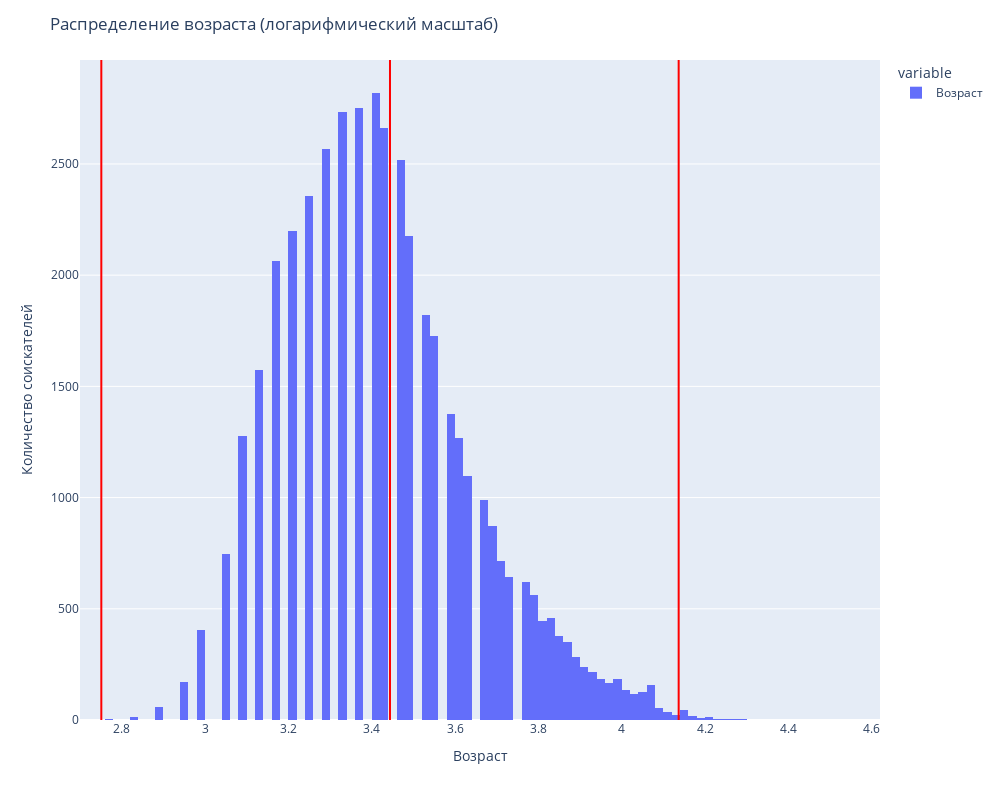

Notebook code cell kept with this figure:
### Markdown cell above
6. В результате анализа мы обнаружили потенциальные выбросы в признаке **"Возраст"**. Это оказались резюме людей чересчур преклонного возраста для поиска работы. Попробуйте построить распределение признака в **логарифмическом масштабе**. Добавьте к графику линии, отображающие **среднее и границы интервала метода трех сигм**. Напомним, сделать это можно с помощью метода axvline. Например, для построение линии среднего будет иметь вид:

`histplot.axvline(log_age.mean(), color='k', lw=2)`

В какую сторону асимметрично логарифмическое распределение? Напишите об этом в комментарии к графику.
Найдите выбросы с помощью метода z-отклонения и удалите их из данных, используйте логарифмический масштаб. Давайте сделаем послабление на **1 сигму** (возьмите 4 сигмы) в **правую сторону**.

Выведите таблицу с полученными выбросами и оцените, с каким возрастом соискатели попадают под категорию выбросов?

### Code cell
# Логарифмируем шкалу возраста
log_age = np.log(resume_data['Возраст'])

# Строим график
fig = px.histogram(
    log_age,
    nbins=100
)

fig.add_vline(x=log_age.mean(), line_color='red')
fig.add_vline(x=log_age.mean() - 3*log_age.std(), line_color='red')
fig.add_vline(x=log_age.mean() + 3*log_age.std(), line_color='red')

fig.update_layout(
    title='Распределение возраста (логарифмический масштаб)',
    yaxis_title='Количество соискателей',
    xaxis_title='Возраст',
    width=1000,
    height=800
)

fig.show()
# fig.write_html('plotly/LogAgeDistribution.html')

# Асимметрия 
# log_age.skew()
# 0.463

# Определение выбросов
def outliers_z_score(data, feature,
                     log_scale=False, left=3, right=3):
    """Функция находит выбросы методом z-отклонений

    Args:
        data (pd.DataFrame): Исходный DataFrame
        feature (str, optional): Признак для очистки
        log_scale (bool): Требуется ли логарифмирование признака. Defaults to False.
        left (int, optional): Левая граница распределения. Defaults to 3.
        right (int, optional): Правая граница распределения. Defaults to 3.

    Returns:
        pd.DataFrame: Очищенный DataFrame и сами потенциальные выбросы
    """
    if log_scale:
        x = np.log(data[feature])
    else:
        x = data[feature]
        
    mu = np.mean(x) # Находим среднее и стандартное отклонение
    sigma = np.std(x)
    
    # Определяем верхнюю и нижнюю границы распределения
    upper_bound = mu + right*sigma 
    lower_bound = mu - left*sigma
    
    # Отсеиваем аномальные данные
    outliers = data[(x<lower_bound) | (x>upper_bound)]
    cleaned = data[(x>lower_bound) & (x<upper_bound)]
    
    return outliers, cleaned


outliers, resume_data = outliers_z_score(resume_data, 'Возраст', log_scale=True, right=4)

print('Соискатели, данные о которых считаются аномальными по возрасту:')
display(outliers)

### Figure 1 — Plotly figure (JSON) as saved in the notebook; plotly's stock layout.template omitted (floating-point values rounded to 4 significant figures; data arrays with more than 128 entries replaced by an {"elided": "..."} marker saying what was removed)
{"data": [{"alignmentgroup": "True", "bingroup": "x", "hovertemplate": "variable=Возраст<br>value=%{x}<br>count=%{y}<extra></extra>", "legendgroup": "Возраст", "marker": {"color": "#636efa", "pattern": {"shape": ""}}, "name": "Возраст", "nbinsx": 100, "offsetgroup": "Возраст", "orientation": "v", "showlegend": true, "type": "histogram", "x": {"elided": "44462 float values"}, "xaxis": "x", "yaxis": "y"}], "layout": {"barmode": "relative", "height": 800, "legend": {"title": {"text": "variable"}, "tracegroupgap": 0}, "margin": {"t": 60}, "shapes": [{"line": {"color": "red"}, "type": "line", "x0": 3.444, "x1": 3.444, "xref": "x", "y0": 0, "y1": 1, "yref": "y domain"}, {"line": {"color": "red"}, "type": "line", "x0": 2.751, "x1": 2.751, "xref": "x", "y0": 0, "y1": 1, "yref": "y domain"}, {"line": {"color": "red"}, "type": "line", "x0": 4.137, "x1": 4.137, "xref": "x", "y0": 0, "y1": 1, "yref": "y domain"}], "title": {"text": "Распределение возраста (логарифмический масштаб)"}, "width": 1000, "xaxis": {"anchor": "y", "domain": [0, 1], "title": {"text": "Возраст"}}, "yaxis": {"anchor": "x", "domain": [0, 1], "title": {"text": "Количество соискателей"}}}}
